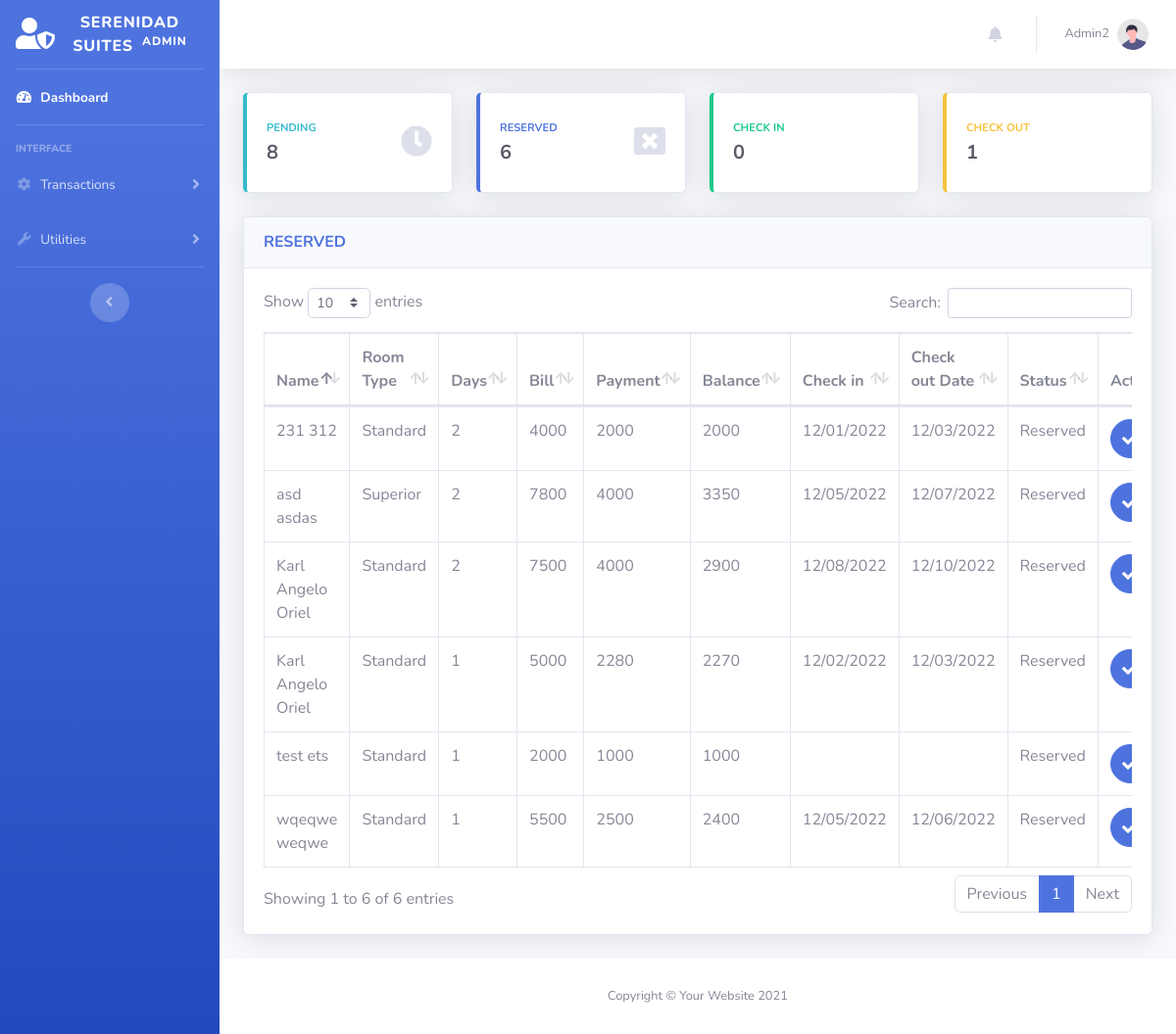
The app's page /admin/reservation-reserved.php (signed in) with its own data.
### tables this page shows
CREATE TABLE `transactions` (
  `id` int NOT NULL,
  `guest_id` int NOT NULL,
  `room_id` int NOT NULL,
  `room_no` int DEFAULT NULL,
  `extra_bed` tinyint NOT NULL DEFAULT '0',
  `extra_pax` int DEFAULT NULL,
  `status` varchar(50) DEFAULT NULL,
  `days` int DEFAULT NULL,
  `checkin` varchar(50) DEFAULT NULL,
  `checkin_time` varchar(50) DEFAULT NULL,
  `checkout` varchar(50) DEFAULT NULL,
  `checkout_time` varchar(50) DEFAULT NULL,
  `bill` varchar(50) DEFAULT NULL,
  `balance` int NOT NULL DEFAULT '0',
  `payment` int NOT NULL DEFAULT '0',
  `is_payment_full` tinyint NOT NULL DEFAULT '0',
  `payment_at` datetime DEFAULT NULL,
  `valid_until` varchar(50) DEFAULT NULL,
  `is_unread` tinyint(1) NOT NULL DEFAULT '1',
  `created_at` datetime DEFAULT NULL,
  `updated_at` datetime DEFAULT NULL
);

CREATE TABLE `guest` (
  `id` int NOT NULL,
  `uuid` varchar(255) DEFAULT NULL,
  `firstname` varchar(50) NOT NULL,
  `middlename` varchar(30) NOT NULL,
  `lastname` varchar(40) NOT NULL,
  `address` varchar(191) DEFAULT NULL,
  `contactno` varchar(20) NOT NULL,
  `created_at` datetime DEFAULT NULL,
  `updated_at` datetime DEFAULT NULL
);

CREATE TABLE `room` (
  `id` int NOT NULL,
  `room_type` varchar(50) NOT NULL,
  `price` varchar(11) NOT NULL,
  `photo` varchar(100) NOT NULL,
  `description` text,
  `created_at` datetime DEFAULT NULL,
  `updated_at` datetime DEFAULT NULL
);

### models/Model.php (called while the page is built, shortened)
<?php
class Model
{
    protected $host = "localhost";
    protected $database = "u905988427_db_hor";
    protected $username = "u905988427_root";
    protected $password = "SerenidadSuites2022";
    protected $pdo;
    protected $stmt;
    public function connect(){
        try {
            $this->pdo = new PDO("mysql:host={$this->host};dbname={$this->database};charset=utf8","{$this->username}","{$this->password}");
            $this->pdo->setAttribute(PDO::ATTR_ERRMODE, PDO::ERRMODE_EXCEPTION);
            $this->pdo->setAttribute(PDO::ATTR_DEFAULT_FETCH_MODE, PDO::FETCH_ASSOC);
        } catch (PDOException $e) {
            echo $e->getMessage();
        }
    }
    public function setQuery($qry){
        $this->qry = $qry;
        $this->stmt = $this->pdo->query($this->qry);
        return $this;
    }
    public function getAll(){
        try {
            return $this->stmt->fetchAll();
        } catch (PDOException $e) {
            return $e->getMessage();
        }
    }
}

### models/Transaction.php (called while the page is built, shortened)
<?php
Class Transaction extends Model {
    public function getReservedTransactions(){
        return $this->setQuery("SELECT
                                A.*,
                                B.firstname,
                                B.middlename,
                                B.lastname,
                                B.address,
                                B.contactno,
                                C.room_type,
                                C.price,
                                C.photo
                                FROM `transactions` as A
                                LEFT JOIN `guest` as B
                                ON A.guest_id = B.id
                                LEFT JOIN `room` as C
                                ON A.room_id = C.id
                                WHERE A.status = 'Reserved'
                                ORDER BY A.created_at DESC
                                ")
                                ->getAll();
    }
}

### admin/reservation-reserved.php (the view, shortened to what this page needs)
<?php
$connection = new Transaction();
$RESERVED = $connection->getReservedTransactions();
?>
<?php include('includes/header.php') ?>
<body id="page-top">
    <div id="wrapper">
        <?php include('includes/sidebar.php') ?>
        <div id="content-wrapper" class="d-flex flex-column">
            <div id="content">
                    <?php include('includes/topbar.php') ?>
                <div class="container-fluid">
                    <div class="row">
                        <?php include('includes/count-cards.php') ?>
                    </div>
                    <div class="card shadow mb-4">
                        <div class="card-header py-3">
                            <h6 class="m-0 font-weight-bold text-primary">RESERVED  </h6>
                        </div>
                        <div class="card-body">
                            <div class="table-responsive">
                                <table class="table table-bordered" id="dataTable" width="100%" cellspacing="0">
                                <thead>
                                    <tr>
                                        <th>Name</th>
                                        <th>Room Type</th>
                                        <th>Days</th>
                                        <th>Bill</th>
                                        <th>Payment</th>
                                        <th>Balance</th>
                                        <th>Check in</th>
                                        <th>Check out Date</th>
                                        <th>Status</th>
                                        <th>Actions</th>
                                    </tr>
                                </thead>
                                <tbody>
                                    <?php
                                        foreach ($RESERVED as $key => $value) {
                                    ?>
                                    <tr>
                                        <td><?= $value['firstname']." ".$value['lastname']?></td>
                                        <td><?= $value['room_type']?></td>
                                        <td><?= $value['days']?></td>
                                        <td><?= $value['bill']?></td>
                                        <td><?= $value['payment']?></td>
                                        <td><?= $value['balance']?></td>
                                        <td><?= $value['checkin']?></td>
                                        <td><?= $value['checkout']?></td>
                                        <td><?= $value['status']?></td>
                                        <td>
                                            <span data-toggle="modal" data-target="#confirmCheckinModal">
                                                <button data-toggle="tooltip" data-placement="top" title="Accept Reservation"  class="btn btn-primary btn-circle" >
                                                    <i class="fas fa-check"></i>
                                                </button>
                                            </span>
                                        </td>
                                    </tr>
                                    <?php
                                        }
                                    ?>
                                </tbody>
                            </table>
                            </div>
                        </div>
                    </div>
                </div>
            </div>
            <?php include('includes/footer.php') ?>
        </div>
    </div>
</body>
</html>

### records on screen
transactions: guest.firstname "Karl Angelo", guest.lastname "Oriel", room.room_type "Standard", days "2", bill "7500", payment "4000", balance "2900", checkin "12/08/2022", checkout "12/10/2022", status "Reserved"
transactions: guest.firstname "wqeqwe", guest.lastname "weqwe", room.room_type "Standard", days "1", bill "5500", payment "2500", balance "2400", checkin "12/05/2022", checkout "12/06/2022", status "Reserved"
transactions: guest.firstname "asd", guest.lastname "asdas", room.room_type "Superior", days "2", bill "7800", payment "4000", balance "3350", checkin "12/05/2022", checkout "12/07/2022", status "Reserved"
transactions: guest.firstname "Karl Angelo", guest.lastname "Oriel", room.room_type "Standard", days "1", bill "5000", payment "2280", balance "2270", checkin "12/02/2022", checkout "12/03/2022", status "Reserved"
transactions: guest.firstname "231", guest.lastname "312", room.room_type "Standard", days "2", bill "4000", payment "2000", balance "2000", checkin "12/01/2022", checkout "12/03/2022", status "Reserved"
transactions: guest.firstname "test", guest.lastname "ets", room.room_type "Standard", days "1", bill "2000", payment "1000", balance "1000", status "Reserved"

### other values on screen
$_SESSION['login-username'] "Admin2"
$pendingCount->count "8"
$reservedCount->count "6"
$checkinCount->count "0"
$checkoutCount->count "1"
